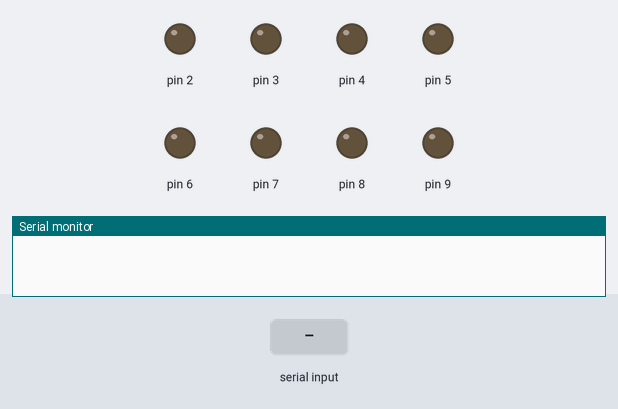
The sketch below on a simulated Arduino Uno, built with avr-gcc and run on an emulated ATmega328P. Shown: output pins drawn as LEDs (lit = HIGH), the last lines printed to the serial monitor. The inputs (shaded band) are chosen by the test bench.

Above: at 1.2 s.
1.3 s: "F" received over the second serial link
At 1.8 s:
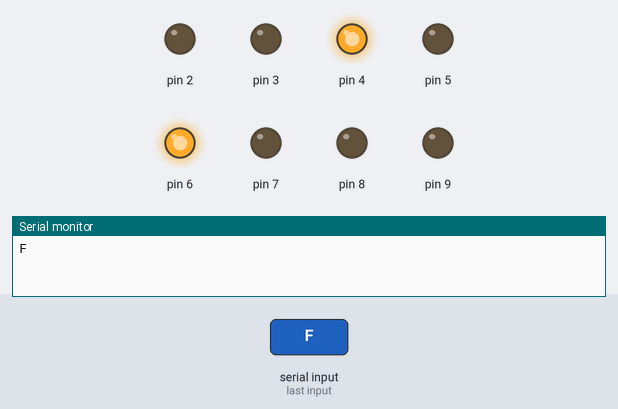
2.8 s: "B" received over the second serial link
At 4.0 s:
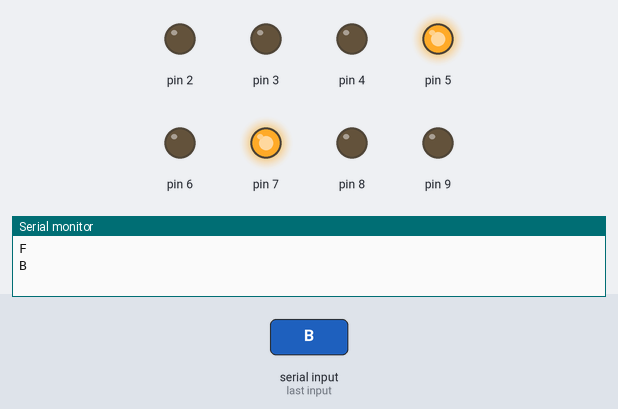
4.3 s: "L" received over the second serial link
At 5.3 s:
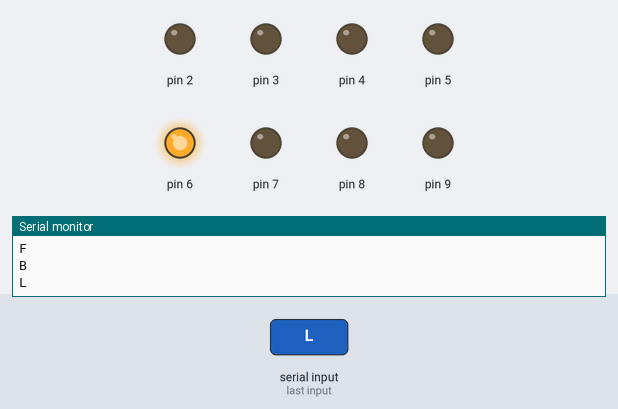
5.8 s: "R" received over the second serial link
At 6.5 s:
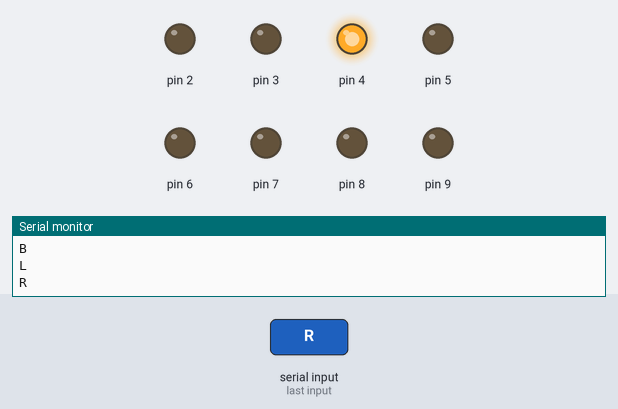
7.3 s: "W" received over the second serial link
At 7.6 s:
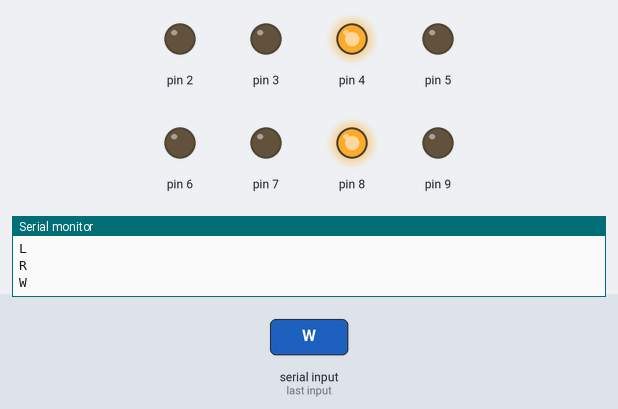
8.8 s: "w" received over the second serial link
At 12.3 s:
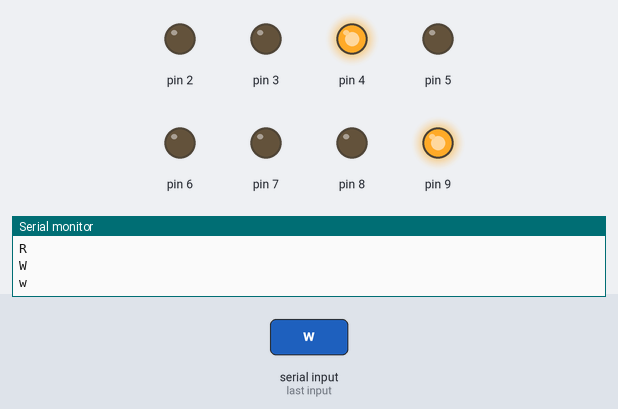
Timing chart, 0 to 15.9 s (numbered marks = the images above; inputs shaded):
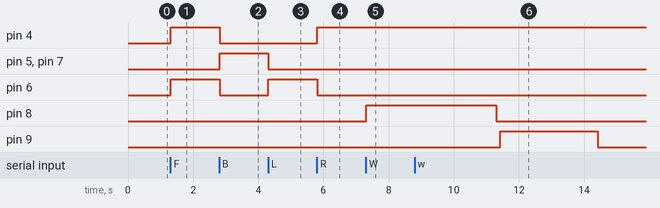

The sketch:

AndroidBot.ino
```cpp
#include <SoftwareSerial.h>

SoftwareSerial BT(10, 11); //Rx, Tx respectively
String readdata;

void setup()
{
  BT.begin(9600);
  Serial.begin(9600);
  pinMode(4, OUTPUT);
  pinMode(5, OUTPUT);
  pinMode(6, OUTPUT);
  pinMode(7, OUTPUT);
  pinMode(8, OUTPUT);
  pinMode(9, OUTPUT);
  pinMode(2, OUTPUT);
  pinMode(3, OUTPUT);
}

void loop()
{
  while (BT.available())      //Check if there is an available byte to read
  {
  delay(10);                  //Delay added to make thing stable
  char c = BT.read();         //Conduct a serial read
  readdata += c;              //build the string- "forward", "reverse", "left" and "right"
  }
  if (readdata.length() > 0)
  {
    Serial.println(readdata);
    if(readdata == "F")
  {
    digitalWrite(4, HIGH);
    digitalWrite(5, LOW);
    digitalWrite(6, HIGH);
    digitalWrite(7, LOW);
    delay(100);
  }

  else if(readdata == "B")
  {
    digitalWrite(4, LOW);
    digitalWrite(5, HIGH);
    digitalWrite(6, LOW);
    digitalWrite(7, HIGH);
    delay(100);
  }

  else if (readdata == "L")
  {
    digitalWrite (4, LOW);
    digitalWrite (5, LOW);
    digitalWrite (6, HIGH);
    digitalWrite (7, LOW);
    delay (100);
  }

 else if ( readdata == "R")
 {
   digitalWrite (4, HIGH);
   digitalWrite (5, LOW);
   digitalWrite (6, LOW);
   digitalWrite (7, LOW);
   delay (100);
 }

 else if (readdata == "S")
 {
   digitalWrite (4, LOW);
   digitalWrite (5, LOW);
   digitalWrite (6, LOW);
   digitalWrite (7, LOW);
   delay (100);

 }
 else if (readdata == "W")
 {
   digitalWrite (8,HIGH);
   digitalWrite (9, LOW);
   digitalWrite (2, LOW);
   digitalWrite (3, LOW);
   delay (4000);
 digitalWrite (8,LOW);
   digitalWrite (9, LOW);
   digitalWrite (2, LOW);
   digitalWrite (3, LOW);
   delay (100);
 }

 else if (readdata == "w")
 {
   digitalWrite (8,LOW);
   digitalWrite (9, HIGH);
   digitalWrite (2, LOW);
   digitalWrite (3, LOW);
   delay (3000);
 digitalWrite (8,LOW);
   digitalWrite (9, LOW);
   digitalWrite (2, LOW);
   digitalWrite (3, LOW);
   delay (100);

 }

  else if (readdata == "U")
 {
   digitalWrite (8,LOW);
   digitalWrite (9, LOW);
   digitalWrite (2,HIGH);
   digitalWrite (3, LOW);
   delay (100);
 }
 else if (readdata == "u")
 {
   digitalWrite (8,LOW);
   digitalWrite (9, LOW);
   digitalWrite (2, LOW);
   digitalWrite (3, HIGH);
   delay (100);
 }
readdata="";        //Reset the variable
  }}
```

Measured:
- after the input at 1.3 s, pin 4, pin 6: LOW → HIGH at once
- after the input at 2.8 s, pin 4, pin 6: HIGH → LOW at once; pin 5, pin 7: LOW → HIGH at once
- after the input at 4.3 s, pin 5, pin 7: HIGH → LOW at once; pin 6: LOW → HIGH at once
- after the input at 5.8 s, pin 4: LOW → HIGH at once; pin 6: HIGH → LOW at once
- after the input at 7.3 s, pin 8: LOW → HIGH at once
- after the input at 8.8 s, pin 9: LOW → HIGH after 2.6 s, → LOW 3.0 s later
